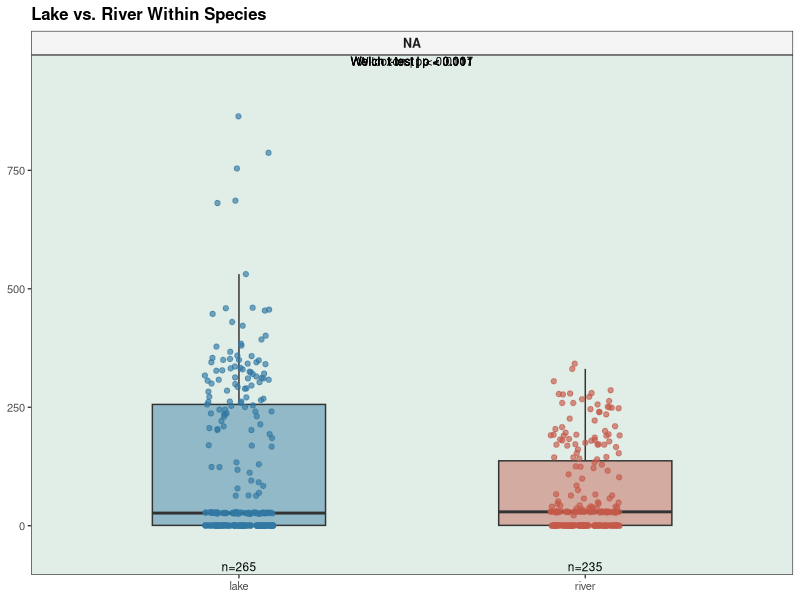

R code for this plot: (Note: this script raises an error after producing the figure.)

# ============================================================
# STEP 2: EXPLORATORY DATA ANALYSIS
# Author: Joseph Munoz
# Descriptive comparisons -> morphology/condition -> experimental checks -> diagnostics.
# Run top to bottom. All figures and test tables remain available as objects.
# ============================================================

# 1. PREPARE DATA ----

library(tidyverse)
set.seed(123)

data_final <- read_csv("CTmax_Merged_Data.csv", show_col_types = FALSE) %>%
  mutate(
    species = factor(species, levels = c("Grayling", "Lenok")),
    site_type = factor(site_type, levels = c("lake", "river"))
  )

habitat_colors <- c(lake = "#3278A3", river = "#C45A4A")
species_colors <- c(Grayling = "#648B62", Lenok = "#9770A8")

variables <- c(
  ctmax = "CTmax (°C)",
  weight_g = "Body mass (g)",
  length_mm = "Total length (mm)",
  fultons_k = "Fulton's K",
  parasite_burden = "Parasite burden (g/g)"
)

p_label <- function(p) {
  ifelse(is.na(p), "Not tested",
         ifelse(p < 0.001, "p < 0.001", sprintf("p = %.3f", p)))
}

bootstrap_diff <- function(x, y, fun, B = 2000) {
  estimates <- replicate(B,
                         fun(sample(y, length(y), replace = TRUE)) -
                           fun(sample(x, length(x), replace = TRUE)))
  unname(quantile(estimates, c(0.025, 0.975)))
}

# 2. SUMMARY STATISTICS ----

summary_stats <- data_final %>%
  group_by(species, site_type) %>%
  summarise(
    n = n(),
    ctmax_mean = mean(ctmax, na.rm = TRUE),
    ctmax_sd = sd(ctmax, na.rm = TRUE),
    ctmax_min = min(ctmax, na.rm = TRUE),
    ctmax_max = max(ctmax, na.rm = TRUE),
    mass_mean = mean(weight_g, na.rm = TRUE),
    mass_sd = sd(weight_g, na.rm = TRUE),
    length_mean = mean(length_mm, na.rm = TRUE),
    length_sd = sd(length_mm, na.rm = TRUE),
    k_mean = mean(fultons_k, na.rm = TRUE),
    k_sd = sd(fultons_k, na.rm = TRUE),
    parasite_median = median(parasite_burden, na.rm = TRUE),
    parasite_q25 = quantile(parasite_burden, 0.25, na.rm = TRUE),
    parasite_q75 = quantile(parasite_burden, 0.75, na.rm = TRUE),
    parasite_prevalence = 100 * mean(parasite_present == 1, na.rm = TRUE),
    .groups = "drop"
  )

table1 <- summary_stats %>%
  transmute(
    species, site_type,
    `Sample size` = as.character(n),
    `CTmax mean ± SD (°C)` = sprintf("%.2f ± %.2f", ctmax_mean, ctmax_sd),
    `CTmax range (°C)` = sprintf("%.2f–%.2f", ctmax_min, ctmax_max),
    `Body mass mean ± SD (g)` = sprintf("%.1f ± %.1f", mass_mean, mass_sd),
    `Total length mean ± SD (mm)` = sprintf("%.1f ± %.1f", length_mean, length_sd),
    `Fulton's K mean ± SD` = sprintf("%.3f ± %.3f", k_mean, k_sd),
    `Parasite burden median (IQR)` = sprintf(
      "%.4f (%.4f–%.4f)", parasite_median, parasite_q25, parasite_q75),
    `Parasite prevalence (%)` = sprintf("%.1f", parasite_prevalence)
  ) %>%
  pivot_longer(-c(species, site_type), names_to = "Variable", values_to = "Value") %>%
  mutate(group = factor(
    paste(species, str_to_title(site_type)),
    levels = c("Grayling Lake", "Grayling River", "Lenok Lake", "Lenok River")
  )) %>%
  select(Variable, group, Value) %>%
  pivot_wider(names_from = group, values_from = Value)

print(table1, n = Inf, width = Inf)
View(table1)

# 3. STATISTICAL COMPARISON FUNCTIONS ----

# Effect = second group minus first group.
# Continuous: Welch mean difference and 95% CI.
# Parasite burden: median difference and bootstrap 95% CI.
# Prevalence: percentage-point difference and bootstrap 95% CI.

compare_groups <- function(data, within, between) {
  data %>%
    group_by(across(all_of(within))) %>%
    group_modify(~ {
      d <- .x

      tests <- map_dfr(names(variables), function(v) {
        groups <- split(d[[v]], d[[between]], drop = TRUE)
        groups <- lapply(groups, \(x) x[!is.na(x)])

        if (length(groups) != 2 || any(lengths(groups) < 2)) {
          return(tibble(variable = v, test = "Not tested",
                        effect = NA_real_, lower = NA_real_,
                        upper = NA_real_, p = NA_real_))
        }

        x <- groups[[1]]
        y <- groups[[2]]

        if (v == "parasite_burden") {
          ci <- bootstrap_diff(x, y, median)
          p <- suppressWarnings(
            wilcox.test(x, y, exact = FALSE)$p.value)
          effect <- median(y) - median(x)
          test <- "Wilcoxon"
        } else {
          t <- tryCatch(t.test(y, x), error = function(e) NULL)
          ci <- if (is.null(t)) c(NA_real_, NA_real_) else t$conf.int[1:2]
          p <- if (is.null(t)) NA_real_ else t$p.value
          effect <- mean(y) - mean(x)
          test <- "Welch t-test"
        }

        tibble(variable = v, test = test, effect = effect,
               lower = ci[1], upper = ci[2], p = p)
      })

      prev <- d %>%
        filter(!is.na(parasite_present)) %>%
        mutate(present = as.integer(parasite_present == 1))

      groups <- split(prev$present, prev[[between]], drop = TRUE)

      if (length(groups) == 2 && all(lengths(groups) > 0)) {
        x <- groups[[1]]
        y <- groups[[2]]
        ci <- 100 * bootstrap_diff(x, y, mean)
        effect <- 100 * (mean(y) - mean(x))
        p <- fisher.test(table(
          prev[[between]], factor(prev$present, levels = 0:1)
        ))$p.value
      } else {
        ci <- c(NA_real_, NA_real_)
        effect <- p <- NA_real_
      }

      bind_rows(
        tests,
        tibble(variable = "parasite_prevalence",
               test = "Fisher exact", effect = effect,
               lower = ci[1], upper = ci[2], p = p)
      ) %>%
        mutate(p_holm = p.adjust(p, method = "holm"))
    }) %>%
    ungroup() %>%
    mutate(
      variable_label = recode(
        variable, !!!variables,
        parasite_prevalence = "Parasite prevalence"
      ),
      significant = !is.na(p_holm) & p_holm < 0.05,
      p_display = p_label(p_holm)
    )
}

# 4. COMPACT BOXPLOT FUNCTION ----

# CTmax always appears first, followed by the remaining variables.
# Significant panels receive a subtle background tint.

plot_groups <- function(data, within, between, colors, tests, title) {

  panel_levels <- unlist(lapply(
    unname(variables),
    \(v) paste(v, levels(data[[within]]), sep = " | ")
  ))

  d <- data %>%
    select(all_of(c(within, between, names(variables)))) %>%
    pivot_longer(all_of(names(variables)),
                 names_to = "variable", values_to = "value") %>%
    mutate(
      panel = factor(
        paste(recode(variable, !!!variables),
              .data[[within]], sep = " | "),
        levels = panel_levels
      )
    )

  counts <- d %>%
    filter(!is.na(value)) %>%
    count(panel, .data[[between]], name = "n")

  labels <- tests %>%
    filter(variable != "parasite_prevalence") %>%
    mutate(
      panel = factor(
        paste(variable_label, .data[[within]], sep = " | "),
        levels = panel_levels
      ),
      label = paste(test, p_display, sep = " | ")
    )

  ggplot(d, aes(.data[[between]], value, fill = .data[[between]])) +
    geom_rect(
      data = filter(labels, significant),
      aes(xmin = -Inf, xmax = Inf, ymin = -Inf, ymax = Inf),
      inherit.aes = FALSE, fill = "#E0EEE7"
    ) +
    geom_boxplot(width = 0.50, alpha = 0.45,
                 outlier.shape = NA, na.rm = TRUE) +
    geom_jitter(aes(color = .data[[between]]),
                width = 0.10, size = 1.5, alpha = 0.65, na.rm = TRUE) +
    geom_text(
      data = labels,
      aes(x = 1.5, y = Inf, label = label),
      inherit.aes = FALSE, vjust = 1.2, size = 3
    ) +
    geom_text(
      data = counts,
      aes(x = .data[[between]], y = -Inf,
          label = paste0("n=", n)),
      inherit.aes = FALSE, vjust = -0.4, size = 3
    ) +
    facet_wrap(~ panel, ncol = 2, scales = "free_y") +
    scale_fill_manual(values = colors) +
    scale_color_manual(values = colors) +
    scale_y_continuous(expand = expansion(mult = c(0.12, 0.15))) +
    labs(title = title, x = NULL, y = NULL) +
    theme_bw(base_size = 10) +
    theme(
      legend.position = "none",
      strip.text = element_text(face = "bold", size = 9),
      strip.background = element_rect(fill = "#F5F5F5"),
      panel.spacing = unit(0.5, "lines"),
      plot.title = element_text(face = "bold", size = 12)
    )
}

# 5. HABITAT COMPARISONS WITHIN SPECIES ----

habitat_tests <- compare_groups(data_final, "species", "site_type")

p_habitat <- plot_groups(
  data_final, "species", "site_type", habitat_colors,
  habitat_tests, "Lake vs. River Within Species"
)

print(habitat_tests, n = Inf, width = Inf)
print(p_habitat)

# 6. SPECIES COMPARISONS WITHIN HABITAT ----

species_tests <- compare_groups(data_final, "site_type", "species")

p_species <- plot_groups(
  data_final, "site_type", "species", species_colors,
  species_tests, "Grayling vs. Lenok Within Habitat"
)

print(species_tests, n = Inf, width = Inf)
print(p_species)

# 7. CTMAX COMPARISONS AMONG SITES ----
# Verify raw site labels against site_name in the merged file before reporting results.

# PREPARE SITES ----
site_data <- data_final %>%
  mutate(
    site = factor(site, levels = c(
      "lake_campsite2", "stomach_bay", "refuge_camp",
      "eg uur camp", "uur spring", "last chance"
    )),
    panel = factor(
      paste(str_to_title(site_type), species, sep = " | "),
      levels = c(
        "Lake | Grayling", "Lake | Lenok",
        "River | Grayling", "River | Lenok"
      )
    )
  )

site_labels <- c(
  lake_campsite2 = "Campsite 2",
  stomach_bay = "Stomach Bay",
  refuge_camp = "Refuge Camp",
  "eg uur camp" = "Eg-Uur Camp",
  "uur spring" = "Uur Spring",
  "last chance" = "Last Chance"
)

# SITE SUMMARY ----
site_summary <- site_data %>%
  group_by(site_type, species, site, .drop = TRUE) %>%
  summarise(
    n = sum(!is.na(ctmax)),
    mean_ctmax = mean(ctmax, na.rm = TRUE),
    sd_ctmax = sd(ctmax, na.rm = TRUE),
    min_ctmax = min(ctmax, na.rm = TRUE),
    max_ctmax = max(ctmax, na.rm = TRUE),
    .groups = "drop"
  )

print(site_summary, n = Inf)

# OVERALL SITE TESTS ----
site_tests <- site_data %>%
  group_by(site_type, species, panel) %>%
  group_modify(~ {
    d <- droplevels(filter(.x, !is.na(ctmax), !is.na(site)))
    sizes <- table(d$site)

    t <- if (length(sizes) >= 2 && all(sizes >= 2)) {
      tryCatch(oneway.test(ctmax ~ site, data = d),
               error = function(e) NULL)
    } else NULL

    tibble(
      n_sites = length(sizes),
      test = "Welch ANOVA",
      p = if (is.null(t)) NA_real_ else t$p.value
    )
  }) %>%
  ungroup() %>%
  mutate(
    significant = !is.na(p) & p < 0.05,
    label = paste(test, p_label(p), sep = " | ")
  )

print(site_tests, n = Inf)

# PAIRWISE SITE DIFFERENCES AND 95% CI ----
site_pairwise <- site_data %>%
  group_by(site_type, species) %>%
  group_modify(~ {
    d <- droplevels(filter(.x, !is.na(ctmax), !is.na(site)))
    sites <- levels(d$site)

    if (length(sites) < 2) {
      return(tibble(
        site_1 = character(), site_2 = character(),
        effect = numeric(), lower = numeric(),
        upper = numeric(), p = numeric()
      ))
    }

    map_dfr(combn(sites, 2, simplify = FALSE), function(s) {
      x <- d$ctmax[d$site == s[1]]
      y <- d$ctmax[d$site == s[2]]

      t <- if (length(x) >= 2 && length(y) >= 2) {
        tryCatch(t.test(y, x), error = function(e) NULL)
      } else NULL

      tibble(
        site_1 = s[1],
        site_2 = s[2],
        effect = mean(y) - mean(x),
        lower = if (is.null(t)) NA_real_ else t$conf.int[1],
        upper = if (is.null(t)) NA_real_ else t$conf.int[2],
        p = if (is.null(t)) NA_real_ else t$p.value
      )
    })
  }) %>%
  group_by(site_type, species) %>%
  mutate(p_holm = p.adjust(p, method = "holm")) %>%
  ungroup() %>%
  mutate(
    test = "Pairwise Welch t-test",
    effect_ci = sprintf("%.2f [%.2f, %.2f]", effect, lower, upper),
    p_display = p_label(p_holm)
  )

print(site_pairwise, n = Inf, width = Inf)

# SITE BOXPLOTS ----
site_counts <- site_data %>%
  filter(!is.na(ctmax)) %>%
  count(panel, site, name = "n")

p_sites <- ggplot(site_data, aes(site, ctmax, fill = site_type)) +
  geom_rect(
    data = filter(site_tests, significant),
    aes(xmin = -Inf, xmax = Inf, ymin = -Inf, ymax = Inf),
    inherit.aes = FALSE, fill = "#E0EEE7"
  ) +
  geom_boxplot(width = 0.5, alpha = 0.45,
               outlier.shape = NA, na.rm = TRUE) +
  geom_jitter(aes(color = site_type),
              width = 0.10, size = 1.6, alpha = 0.65, na.rm = TRUE) +
  geom_text(
    data = site_tests,
    aes(x = Inf, y = Inf, label = label),
    inherit.aes = FALSE, hjust = 1.05, vjust = 1.2, size = 3
  ) +
  geom_text(
    data = site_counts,
    aes(x = site, y = -Inf, label = paste0("n=", n)),
    inherit.aes = FALSE, vjust = -0.4, size = 3
  ) +
  facet_wrap(~ panel, ncol = 2, scales = "free") +
  scale_x_discrete(labels = site_labels, drop = TRUE) +
  scale_fill_manual(values = habitat_colors) +
  scale_color_manual(values = habitat_colors) +
  scale_y_continuous(expand = expansion(mult = c(0.12, 0.15))) +
  labs(title = "CTmax Across Sampling Sites",
       x = NULL, y = "CTmax (°C)") +
  theme_bw(base_size = 10) +
  theme(
    legend.position = "none",
    strip.text = element_text(face = "bold", size = 9),
    strip.background = element_rect(fill = "#F5F5F5"),
    axis.text.x = element_text(size = 8),
    panel.spacing = unit(0.5, "lines"),
    plot.title = element_text(face = "bold", size = 12)
  )

print(p_sites)
